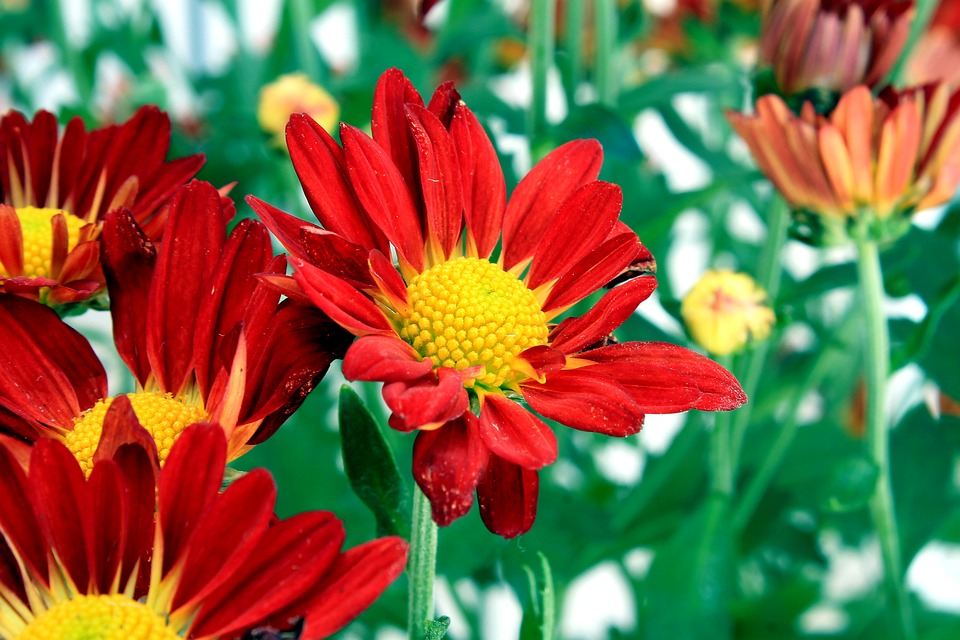
#> input picture btl/images/flowers.jpg, 960 x 640 px
$ jupyter execute Chuong6.ipynb
#> lines starting #> are read from the running program, lines starting #| are printed output that depends on the picture; after the words box and inside, x2 and y2 are one past the last pixel; in counts of white or black regions, pixels touching at a corner belong together
Erosion

[cell 1]
from PIL import Image
from skimage.io import imread, imshow, show
import scipy.fftpack as fp
from scipy import ndimage, misc, signal
# from scipy.stats import signaltonoise
# from skimage import data, img_as_float
from skimage.color import rgb2gray
from skimage.transform import rescale
import matplotlib.pylab as pylab
import numpy as np
import numpy.fft
import timeit
import numpy as np
from scipy import signal, misc, ndimage
from skimage import filters, feature, img_as_float
from skimage.io import imread
from skimage.color import rgb2gray
from PIL import Image, ImageFilter
import matplotlib.pylab as pylab

[cell 2]
from skimage.io import imread
from skimage.color import rgb2gray
import matplotlib.pylab as pylab
from skimage.morphology import binary_erosion, rectangle
def plot_image(image, title=''):
    pylab.title(title, size=20), pylab.imshow(image)
    pylab.axis('off') # comment this line if you want axis ticks
im = rgb2gray(imread('./images/flowers.jpg'))
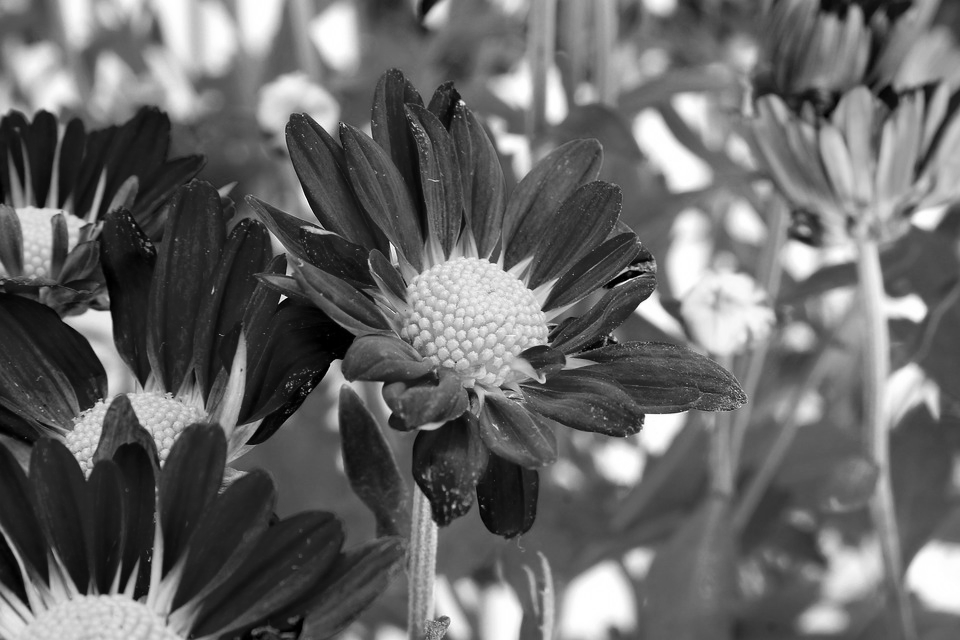
#> im: shape (640, 960) float64; min 0, max 1, mean 0.41
im[im <= 0.5] = 0 # create binary image with fixed threshold 0.5
im[im > 0.5] = 1
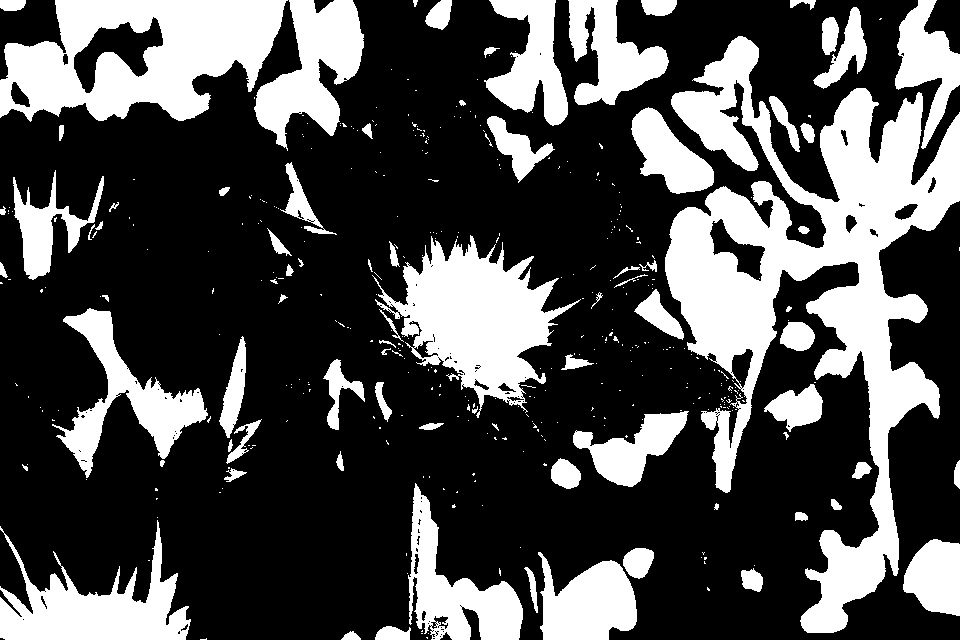
#> im: shape (640, 960) float64; values 0 (black) and 1 (white), 30.3% white; 409 white regions (327 under 20 px), largest, box (x1, y1, x2, y2) and area: (665, 36, 960, 633) 59415, (0, 0, 288, 122) 22024, (372, 235, 581, 418) 16623
pylab.gray()
pylab.figure(figsize=(20,10))
pylab.subplot(1,3,1), plot_image(im, 'original')
im1 = binary_erosion(im, rectangle(1,5))
#> im1: shape (640, 960) bool; 26% white; 149 white regions (89 under 20 px), largest, box (x1, y1, x2, y2) and area: (667, 36, 960, 633) 51325, (0, 0, 286, 121) 20562, (389, 244, 573, 403) 14420
pylab.subplot(1,3,2), plot_image(im1, 'erosion with rectangle size (1,5)')
im1 = binary_erosion(im, rectangle(1,15))
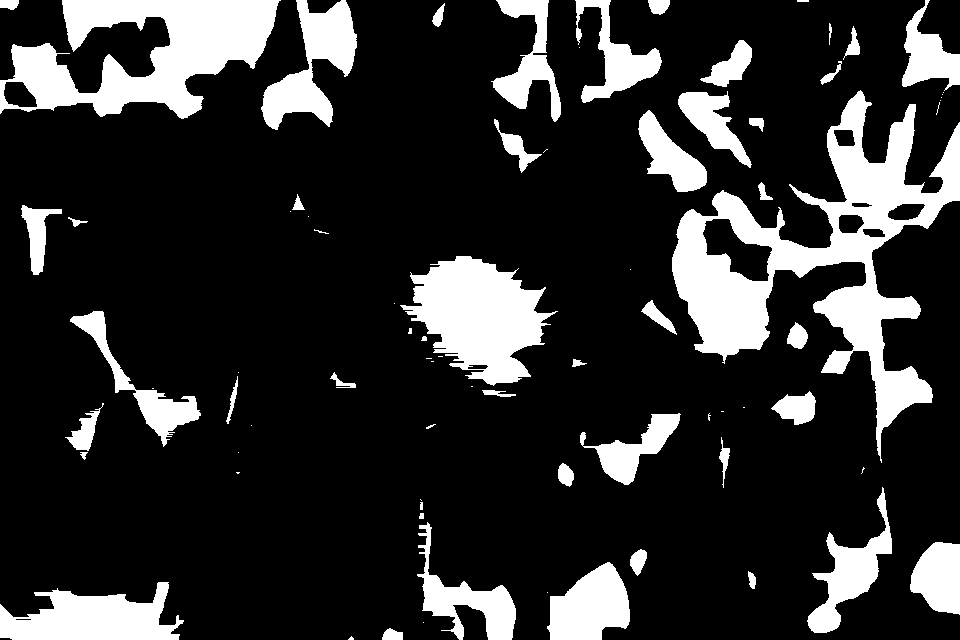
#> im1: shape (640, 960) bool; 18.6% white; 78 white regions (28 under 20 px), largest, box (x1, y1, x2, y2) and area: (672, 90, 960, 463) 30163, (0, 0, 281, 119) 17350, (400, 256, 558, 386) 11597
pylab.subplot(1,3,3), plot_image(im1, 'erosion with rectangle size (1,15)')
pylab.show()

Dilation

[cell 3]
from skimage.morphology import binary_dilation, disk
from skimage import img_as_float
im = img_as_float(imread('./images/butterfly.png'))
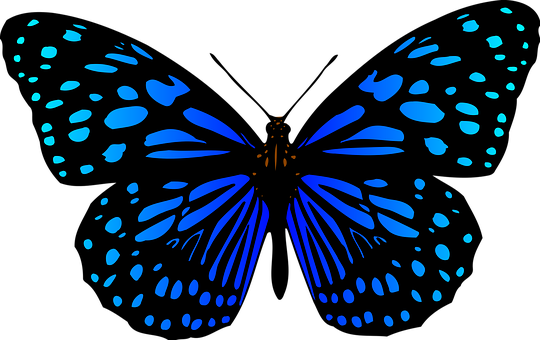
#> input picture btl/images/butterfly.png, 540 x 340 px
#> im: shape (340, 540, 4) float64
im = 1 - im[...,3]
#> im: shape (340, 540) float64
im[im <= 0.5] = 0
im[im > 0.5] = 1
#> im: shape (340, 540) float64; values 0 (black) and 1 (white), 37.6% white; 5 white regions (1 under 20 px), largest, box (x1, y1, x2, y2) and area: (0, 0, 496, 144) 27012, (179, 43, 540, 340) 22820, (0, 39, 167, 340) 18967, (512, 0, 540, 19) 178
pylab.gray()
pylab.figure(figsize=(18,9))
pylab.subplot(131)
pylab.imshow(im)
pylab.title('original', size=20)
pylab.axis('off')
for d in range(1,3):
    pylab.subplot(1,3,d+1)
    im1 = binary_dilation(im, disk(2*d))
    pylab.imshow(im1)
    pylab.title('dilation with disk size ' + str(2*d), size=20)
    pylab.axis('off')
#> this loop made 2 passes
#> pass 1, `im1 = binary_dilation(im, disk(2*d))`:
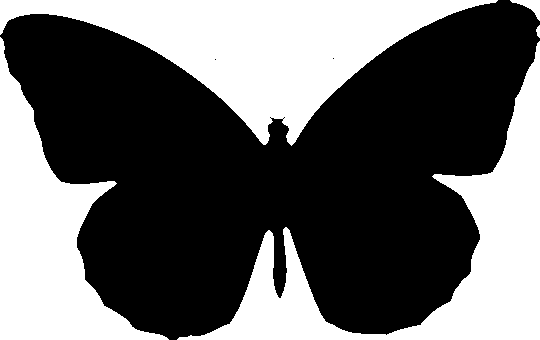
#> im1: shape (340, 540) bool; 39.8% white; 5 white regions, box (x1, y1, x2, y2) and area: (0, 0, 498, 146) 28507, (177, 41, 540, 340) 24492, (0, 37, 169, 340) 19756, (510, 0, 540, 21) 243, (536, 25, 540, 38) 36
pylab.show()

Morphological contrast enhancement

[cell 4]
from skimage import exposure
from skimage.filters.rank import enhance_contrast
from skimage.io import imread
from skimage.color import rgb2gray
from skimage.morphology import disk
import numpy as np
import matplotlib.pyplot as plt

# Hàm hiển thị ảnh
def plot_gray_image(ax, image, title):
    ax.imshow(image, cmap='gray', vmin=0, vmax=255)
    ax.set_title(title)
    ax.axis('off')

# Đọc ảnh và thêm nhiễu
image = rgb2gray(imread('./images/clock.jpg'))
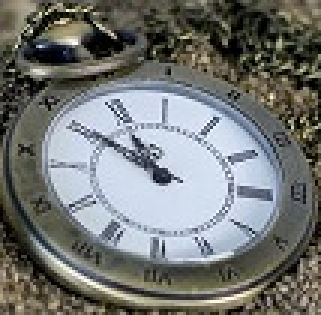
#> input picture btl/images/clock.jpg, 107 x 105 px (shown 3 times larger)
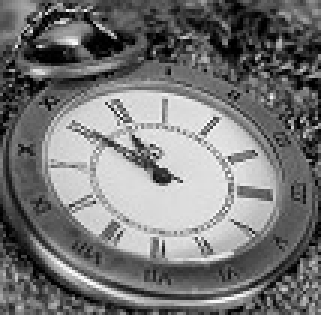
#> image: shape (105, 107) float64 (shown 3 times larger); min 0, max 0.998, mean 0.465
sigma = 0.05
noisy_image = np.clip(image + sigma * np.random.standard_normal(image.shape), 0, 1)
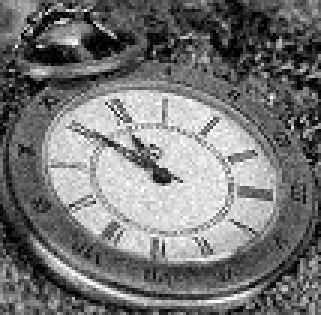
#> noisy_image: shape (105, 107) float64 (shown 3 times larger); min 0, max 1, mean 0.465
noisy_image_uint8 = (noisy_image * 255).astype(np.uint8)

# Tăng cường tương phản
enhanced_image = enhance_contrast(noisy_image_uint8, disk(5))
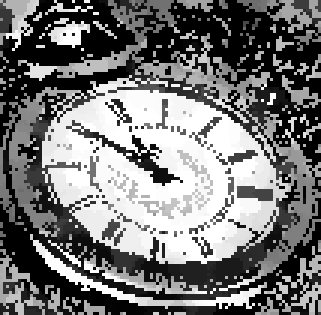
#> enhanced_image: shape (105, 107) (shown 3 times larger); min 0, max 255, mean 119.2
equalized_image = exposure.equalize_adapthist(noisy_image) * 255  # Chuyển lại về [0, 255] để hiển thị tốt hơn
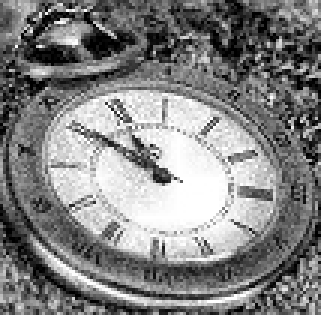
#> equalized_image: shape (105, 107) float64 (shown 3 times larger); min 0, max 255, mean 131.6

# Vẽ các hình ảnh
fig, axes = plt.subplots(1, 3, figsize=[18, 7], sharex='row', sharey='row')
axes1, axes2, axes3 = axes.ravel()

plot_gray_image(axes1, noisy_image_uint8, 'Original')
plot_gray_image(axes2, enhanced_image, 'Local morphological contrast enhancement')
plot_gray_image(axes3, equalized_image, 'Adaptive Histogram Equalization')

plt.tight_layout()
plt.show()
